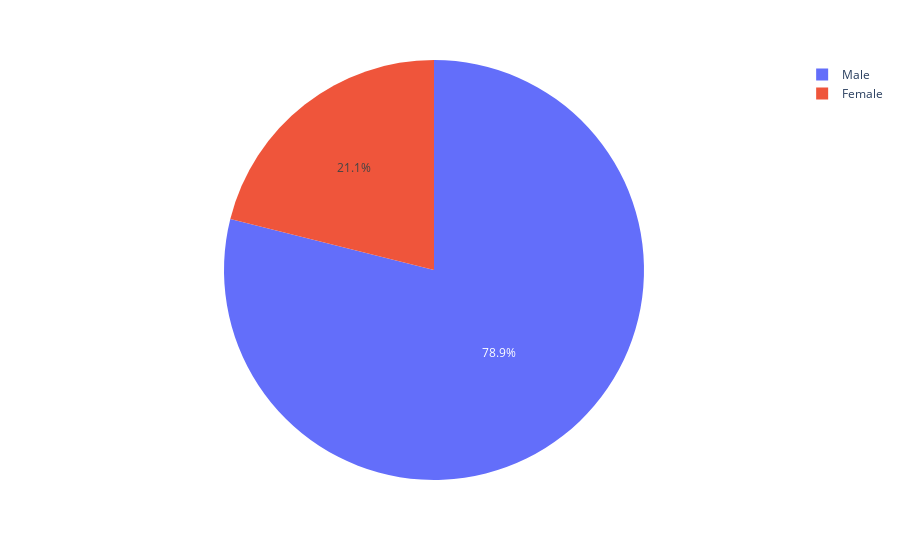

Notebook code for this chart:
### Code cell
# Plot Same Plot Using Plotly and Coloring this by sex
fig = px.pie(df, names='sex', color='sex')
fig.show()

### Figure 1 — Plotly figure (JSON) as saved in the notebook; plotly's stock layout.template omitted (floating-point values rounded to 4 significant figures; data arrays with more than 128 entries replaced by an {"elided": "..."} marker saying what was removed)
{"data": [{"customdata": {"elided": "920x1 str values"}, "domain": {"x": [0, 1], "y": [0, 1]}, "hovertemplate": "sex=%{customdata[0]}<extra></extra>", "labels": {"elided": "920 str values"}, "legendgroup": "", "marker": {"colors": {"elided": "920 str values"}}, "name": "", "showlegend": true, "type": "pie"}], "layout": {"autosize": true, "legend": {"tracegroupgap": 0}, "margin": {"t": 60}}}
